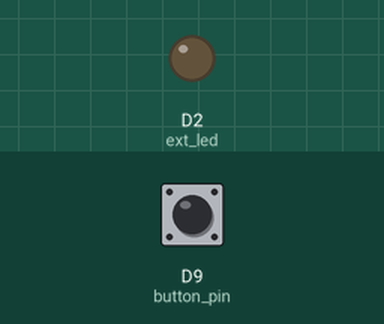
The sketch below on a simulated Arduino MKR. Parts: output pins drawn as LEDs (lit = HIGH). The inputs (shaded band) are chosen by the test bench; at power-on: D9 (button_pin) HIGH. WiFi joins after 1.5 s; servers stay silent unless stated; what the sketch prints to the serial monitor is not drawn.

Above: at 3.0 s.
3.1 s: D9 (button_pin) pulled LOW for 0.15 s
At 3.17 s:
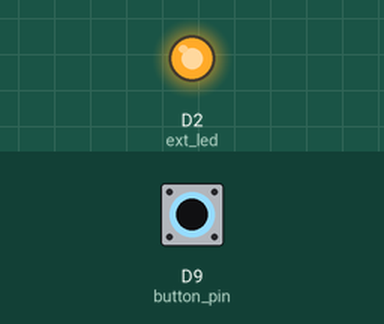
4.7 s: D9 (button_pin) pulled LOW for 3.2 s
At 9.0 s:
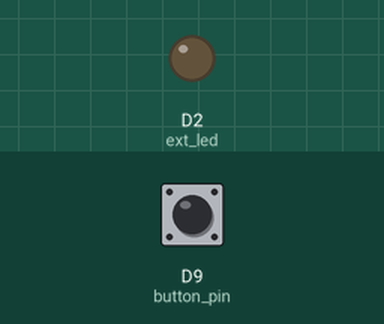
Timing chart, 0 to 10.5 s (numbered marks = the images above; inputs shaded):
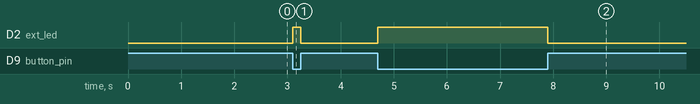

Measured:
- after the input at 3.1 s, D2 (ext_led): LOW → HIGH at once, → LOW 0.15 s later
- after the input at 4.7 s, D2 (ext_led): LOW → HIGH at once, → LOW 3.2 s later

The sketch:

04-25-Hardware_button_LED.ino
```cpp
/*  Arduino Mobile Development With Blynk

   This code is part of a course from Tech Explorations.
   For information about this course, please see

   https://techexplorations.com/so/blynk/

   For information on hardware components and the wiring needed to
   run this sketch, please see the relevant lecture in the course.

    Created by Peter Dalmaris
*/

#include <SPI.h>
#include <WiFiNINA.h>
#include <BlynkSimpleWiFiNINA.h>
#include "secrets.h"

int button_pin = 9;
int ext_led = 2;
WidgetLED led1(V0);

void setup()
{
  Serial.begin(9600);
  pinMode(button_pin, INPUT);     // set button pin to input
  digitalWrite(button_pin, HIGH); // turn on pullup resistors
  pinMode(ext_led, OUTPUT);

  Blynk.begin(auth, ssid, pass);
}

void loop()
{
  Blynk.run();

  if (digitalRead(button_pin) == LOW)
  {
    led1.on();
    digitalWrite(ext_led, HIGH);
    Serial.println("Pressed");
  }
  else
  {
    led1.off();
    digitalWrite(ext_led, LOW);
    Serial.println("Not Pressed");
  }
}
```

secrets.h
```cpp
/*  Arduino Mobile Development With Blynk

   This code is part of a course from Tech Explorations.
   For information about this course, please see

   https://techexplorations.com/so/blynk/

   For information on hardware components and the wiring needed to
   run this sketch, please see the relevant lecture in the course.

    Created by Peter Dalmaris
*/

// You should get Auth Token in the Blynk App.
// Go to the Project Settings (nut icon).
char auth[] = "--BLYNK YOUR AUTH TOKEN--";

// Your WiFi credentials.
// Set password to "" for open networks.
char ssid[] = "--YOUR SSID--";
char pass[] = "--YOUR WIFI PASSWORD--";
```
